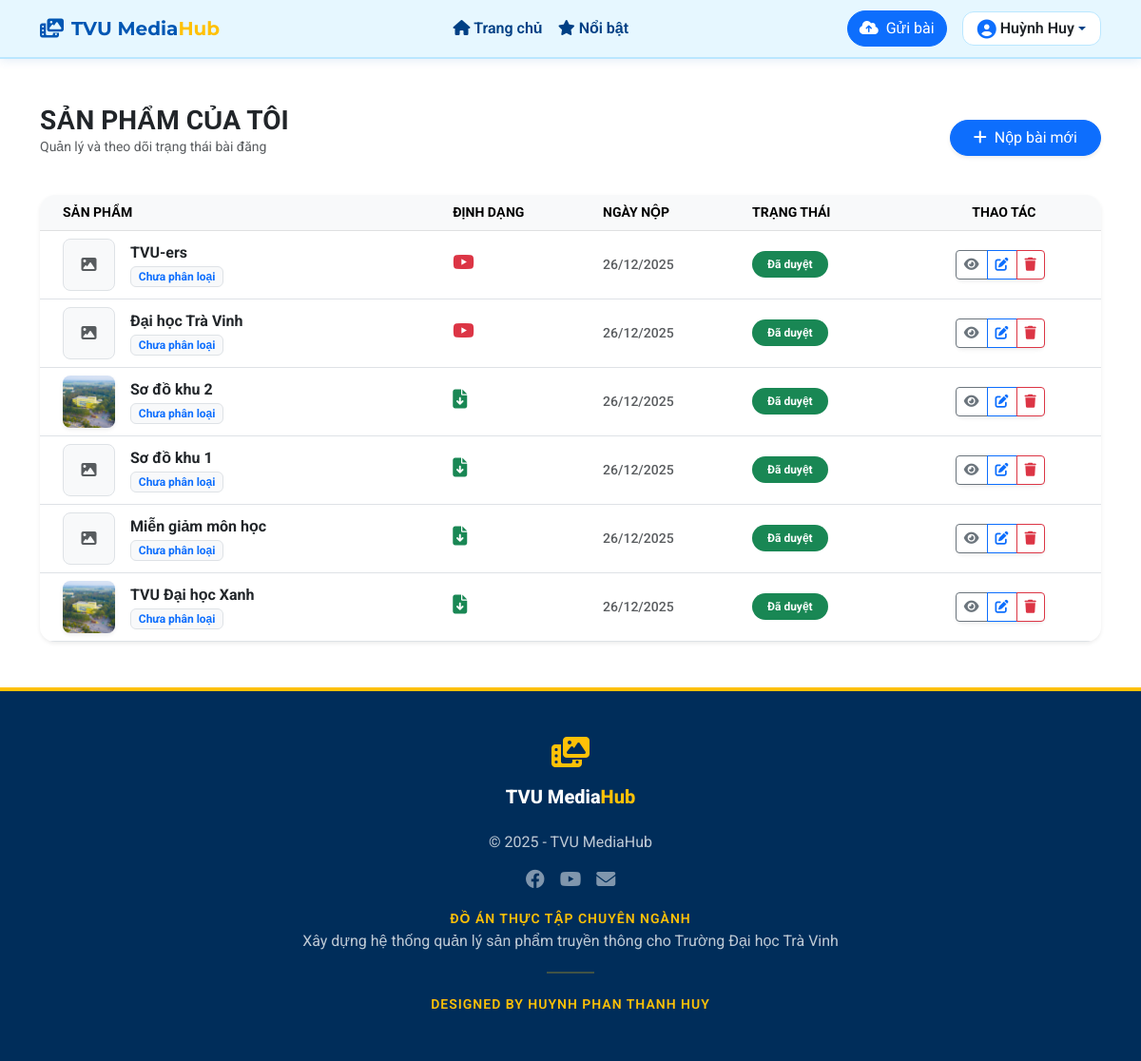
/modules/my_products.php (signed in), run on the app's committed database.
### tables this page shows
CREATE TABLE `products` (
  `prod_id` int(11) NOT NULL,
  `title` varchar(255) NOT NULL,
  `description` text DEFAULT NULL,
  `thumbnail` varchar(255) DEFAULT NULL,
  `drive_link` varchar(255) DEFAULT NULL,
  `youtube_link` varchar(255) DEFAULT NULL,
  `file_path` varchar(255) DEFAULT NULL,
  `status` enum('cho_duyet','da_duyet','tu_choi','cho_xoa') DEFAULT 'cho_duyet',
  `admin_note` text DEFAULT NULL,
  `views` int(11) DEFAULT 0,
  `cat_id` int(11) DEFAULT NULL,
  `camp_id` int(11) DEFAULT NULL,
  `user_id` int(11) DEFAULT NULL,
  `created_at` timestamp NOT NULL DEFAULT current_timestamp(),
  `is_featured` tinyint(1) DEFAULT 0
);

### modules/my_products.php (the view, shortened to what this page needs)
<?php
include_once '../includes/header.php';
$user_id = $_SESSION['user_id'];
$sql = "SELECT p.*, c.cat_name
        FROM products p
        LEFT JOIN categories c ON p.cat_id = c.cat_id
        WHERE p.user_id = $user_id
        ORDER BY p.created_at DESC";
$result = mysqli_query($conn, $sql);
$status_map = [
    'da_duyet'  => ['class' => 'bg-success', 'text' => 'Đã duyệt'],
    'approved'  => ['class' => 'bg-success', 'text' => 'Đã duyệt'],
    'tu_choi'   => ['class' => 'bg-danger',  'text' => 'Bị từ chối'],
    'rejected'  => ['class' => 'bg-danger',  'text' => 'Bị từ chối'],
    'cho_xoa'   => ['class' => 'bg-dark',    'text' => 'Chờ xóa'],
    'pending_delete' => ['class' => 'bg-dark', 'text' => 'Chờ xóa'],
    'cho_duyet' => ['class' => 'bg-warning text-dark', 'text' => 'Chờ duyệt'],
    'pending'   => ['class' => 'bg-warning text-dark', 'text' => 'Chờ duyệt']
];
?>
<div class="container py-5">
    <div class="d-flex justify-content-between align-items-center mb-4">
        <div>
            <h3 class="fw-bold text-dark mb-0">SẢN PHẨM CỦA TÔI</h3>
            <p class="text-muted small">Quản lý và theo dõi trạng thái bài đăng</p>
        </div>
        <a href="post_product.php" class="btn btn-primary rounded-pill shadow-sm px-4">
            <i class="fa-solid fa-plus me-1"></i> Nộp bài mới
        </a>
    </div>
    <div class="card shadow-sm border-0 rounded-4 overflow-hidden">
        <div class="table-responsive">
            <table class="table table-hover align-middle mb-0">
                <thead class="table-light text-secondary small text-uppercase">
                    <tr>
                        <th class="ps-4">Sản phẩm</th>
                        <th>Định dạng</th>
                        <th>Ngày nộp</th>
                        <th>Trạng thái</th>
                        <th class="text-center">Thao tác</th>
                    </tr>
                </thead>
                <tbody>
                    <?php if ($result && mysqli_num_rows($result) > 0): ?>
                        <?php while ($row = mysqli_fetch_assoc($result)):
                            $st = strtolower($row['status']);
                            $badge = $status_map[$st] ?? $status_map['cho_duyet'];
                        ?>
                            <tr>
                                <td class="ps-4">
                                    <div class="d-flex align-items-center">
                                        <div class="me-3" style="width: 55px; height: 55px;">
                                            <?php
                                            $img_path = "../uploads/" . $row['thumbnail'];
                                            if (!empty($row['thumbnail']) && file_exists($img_path)): ?>
                                                <img src="<?php echo $img_path; ?>" class="rounded-3 w-100 h-100 object-fit-cover shadow-sm">
                                            <?php else: ?>
                                                <div class="bg-light rounded-3 w-100 h-100 d-flex align-items-center justify-content-center border">
                                                    <i class="fa-solid fa-image text-muted"></i>
                                                </div>
                                            <?php endif; ?>
                                        </div>
                                        <div>
                                            <div class="fw-bold text-dark text-truncate" style="max-width: 250px;">
                                                <?php echo htmlspecialchars($row['title']); ?>
                                            </div>
                                            <small class="badge bg-light text-primary border"><?php echo $row['cat_name'] ?: 'Chưa phân loại'; ?></small>
                                        </div>
                                    </div>
                                </td>
                                <td>
                                    <?php if (!empty($row['youtube_link'])): ?>
                                        <i class="fa-brands fa-youtube text-danger fs-5 me-2" title="Có Video Youtube"></i>
                                    <?php endif; ?>
                                    <?php if (!empty($row['file_path'])): ?>
                                        <i class="fa-solid fa-file-arrow-down text-success fs-5" title="Có file đính kèm"></i>
                                    <?php endif; ?>
                                </td>
                                <td><small class="text-muted fw-medium"><?php echo date('d/m/Y', strtotime($row['created_at'])); ?></small></td>
                                <td>
                                    <span class="badge rounded-pill <?php echo $badge['class']; ?> px-3 py-2">
                                        <?php echo $badge['text']; ?>
                                    </span>
                                </td>
                                <td class="text-center pe-3">
                                    <div class="btn-group shadow-sm rounded-3">
                                        <a href="../detail.php?id=<?php echo $row['prod_id']; ?>" class="btn btn-sm btn-outline-secondary" title="Xem chi tiết">
                                            <i class="fa-solid fa-eye"></i>
                                        </a>
                                        <?php if ($st != 'cho_xoa' && $st != 'pending_delete'): ?>
                                            <a href="edit_product.php?id=<?php echo $row['prod_id']; ?>" class="btn btn-sm btn-outline-primary" title="Sửa bài">
                                                <i class="fa-solid fa-pen-to-square"></i>
                                            </a>
                                            <a href="my_products.php?delete_id=<?php echo $row['prod_id']; ?>"
                                               class="btn btn-sm btn-outline-danger"
                                               onclick="return confirm('Bạn có chắc muốn gửi yêu cầu XÓA bài viết này không?')" title="Yêu cầu xóa">
                                                <i class="fa-solid fa-trash"></i>
                                            </a>
                                        <?php else: ?>
                                            <button class="btn btn-sm btn-light text-muted" disabled title="Đang chờ Admin xử lý xóa">
                                                <i class="fa-solid fa-clock-rotate-left"></i>
                                            </button>
                                        <?php endif; ?>
                                    </div>
                                </td>
                            </tr>
                        <?php endwhile; ?>
                    <?php endif; ?>
                </tbody>
            </table>
        </div>
    </div>
</div>
<?php include_once '../includes/footer.php'; ?>

### includes/header.php (style rules this page uses)
:root { --tvu-blue: #0056b3; --tvu-gold: #ffc107; --tvu-bg-light: #e6f7ff; }
body { font-family: 'Roboto', sans-serif; background-color: #ffffff; }

### data on the page
products: title "TVU-ers", cat_name "Chưa phân loại", created_at "26/12/2025", status "Đã duyệt"
products: title "Đại học Trà Vinh", cat_name "Chưa phân loại", created_at "26/12/2025", status "Đã duyệt"
products: thumbnail (picture), title "Sơ đồ khu 2", cat_name "Chưa phân loại", created_at "26/12/2025", status "Đã duyệt"
products: title "Sơ đồ khu 1", cat_name "Chưa phân loại", created_at "26/12/2025", status "Đã duyệt"
products: title "Miễn giảm môn học", cat_name "Chưa phân loại", created_at "26/12/2025", status "Đã duyệt"
products: thumbnail (picture), title "TVU Đại học Xanh", cat_name "Chưa phân loại", created_at "26/12/2025", status "Đã duyệt"

### other printed values
$displayName "Huỳnh Huy"
